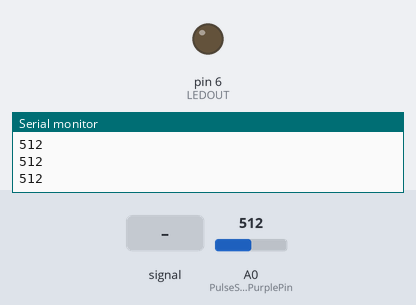
Recording of a sketch running on a simulated Arduino Uno, built with avr-gcc and run on an emulated ATmega328P. Shown: output pins drawn as LEDs (lit = HIGH), the last lines printed to the serial monitor. The test bench sets the inputs (shaded band); at power-on: A0 (PulseSensorPurplePin) = 512.

Above: at 1.2 s.
1.3 s: A0 (PulseSensorPurplePin) fed a 200 Hz sine of ±81 counts around its level
At 1.53 s:
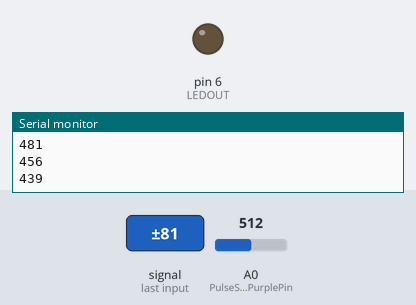
4.3 s: A0 (PulseSensorPurplePin) set to 716
At 4.3 s:
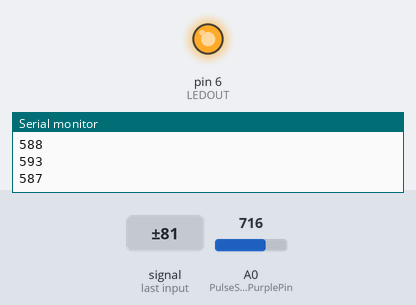
5.8 s: A0 (PulseSensorPurplePin) set to 529
7.3 s: A0 (PulseSensorPurplePin) set to 506
At 8.0 s:
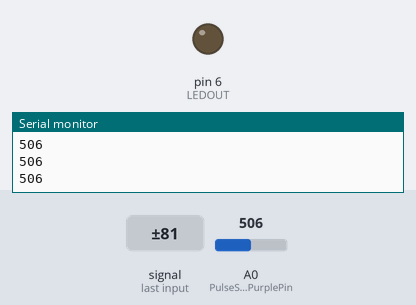
8.8 s: A0 (PulseSensorPurplePin) set to 530
At 9.2 s:
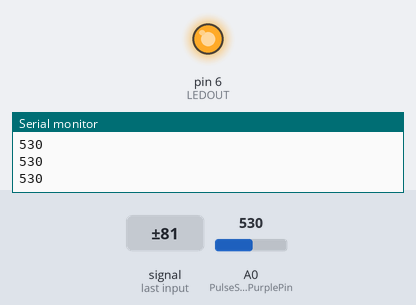
Timing chart, 0 to 11.3 s (numbered marks = the images above; inputs shaded):
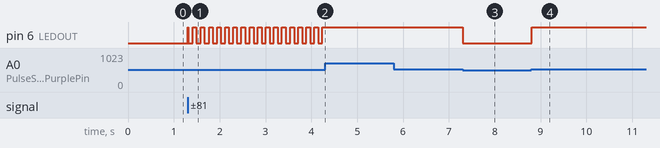

Measured:
- the behaviour switches between 521 and 520 on A0 (PulseSensorPurplePin) (found by bisection; images 2 and 3)
- after the input at 1.3 s, pin 6 (LEDOUT): LOW → HIGH at once, then repeats every 0.17 s: LOW 0.09 s, HIGH 0.08 s
- after the input at 4.3 s, pin 6 (LEDOUT): stops changing and stays HIGH
- after the input at 7.3 s, pin 6 (LEDOUT): HIGH → LOW at once
- after the input at 8.8 s, pin 6 (LEDOUT): LOW → HIGH at once

The sketch:

artBeat.ino
```cpp
// (licence header left out)
int PulseSensorPurplePin = 0;        // Pulse Sensor PURPLE WIRE connected to ANALOG PIN 0
int LEDOUT = 6;   //  The pin for the LED or Relay, in our case it is a relay on digital pin 6


int Signal;                // holds the incoming raw data. Signal value can range from 0-1024
int Threshold = 520;            // Determine which Signal to "count as a beat", and which to ingore.
                                //  Tweat this to a range that works for your application.
                                //  Open Arduino IDE's Serial Plotter to help determine this value


// The SetUp Function:
void setup() {
  pinMode(LEDOUT,OUTPUT);         // pin that will blink to your heartbeat!
   Serial.begin(9600);         // Set's up Serial Communication at certain speed.

}

// The Main Loop Function
void loop() {

  Signal = analogRead(PulseSensorPurplePin);  // Read the PulseSensor's value.
                                              // Assign this value to the "Signal" variable.

   Serial.println(Signal);                    // Send the Signal value to Serial Plotter.


   if(Signal > Threshold){                          // If the signal is above Threshold, then "turn-on" LED/Relay.
     digitalWrite(LEDOUT,HIGH);
   } else {
     digitalWrite(LEDOUT,LOW);                //  Else, the sigal must be below Threshold, then "turn-off" LED/Relay.
   }


delay(10);    //  Tweak this value to help with noise filtering.
              //    Sometimes the signal will be erratic and smoothing it out with a higher delay helps


}
```
